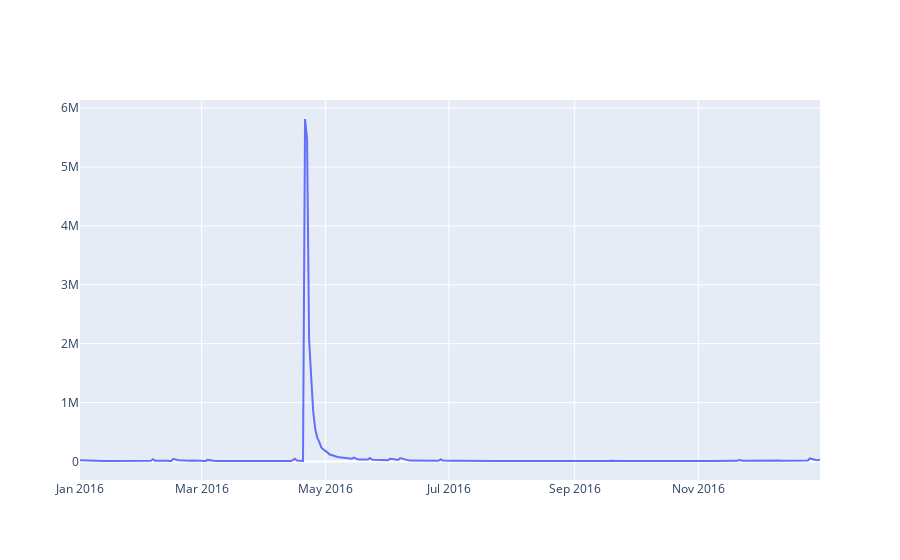

The code cell stored with this chart in its notebook:
### Code cell
iplot([{'x': ts.index,'y': ts.to_numpy()} ])

### Figure 1 — Plotly figure (JSON) as saved in the notebook; plotly's stock layout.template omitted (floating-point values rounded to 4 significant figures; data arrays with more than 128 entries replaced by an {"elided": "..."} marker saying what was removed)
{"data": [{"type": "scatter", "x": {"elided": "366 str values"}, "y": {"elided": "366 float values"}}], "layout": {}}
